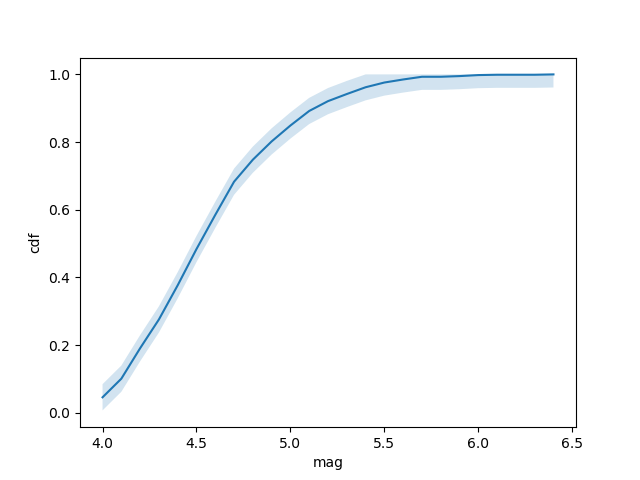

This figure's Python source:
import csv
import numpy as np
import matplotlib.pyplot as plt


def main():

    full_data = []
    with open('fiji_.csv', 'r') as csvfile:
        reader = csv.reader(csvfile, delimiter=' ')
        for row in reader:
            for data in row:
                full_data.append(float(data))

    mag = np.array(full_data)
    maxi = mag.max()
    mini = mag.min()
    epsilon = np.sqrt((1/2000) * np.log(2/0.1))

    print('epsilon : {}'.format(epsilon))
    print('minimum : {}, maximum : {}'.format(mini, maxi))

    x = np.linspace(mini, maxi, (maxi-mini)/0.1 + 1)
    y = []
    y_u = []
    y_l = []

    for i in x:
        y.append(sum(mag <= i)/1000)
        y_u.append(min([y[-1]+epsilon, 1.0]))
        y_l.append(max([y[-1]-epsilon, 0.0]))

        if float(i) == 4.5 :
            print(y[-1], i, y_l[-1], y_u[-1])
        if float(i) == 5.0 :
            print(y[-1], i, y_l[-1], y_u[-1])

    plt.plot(x, y)
    plt.xlabel('mag')
    plt.ylabel('cdf')
    plt.fill_between(x, y_u, y_l, alpha=0.2)
    plt.savefig('prob7.png')
    plt.show()



if __name__ == '__main__':
    main()